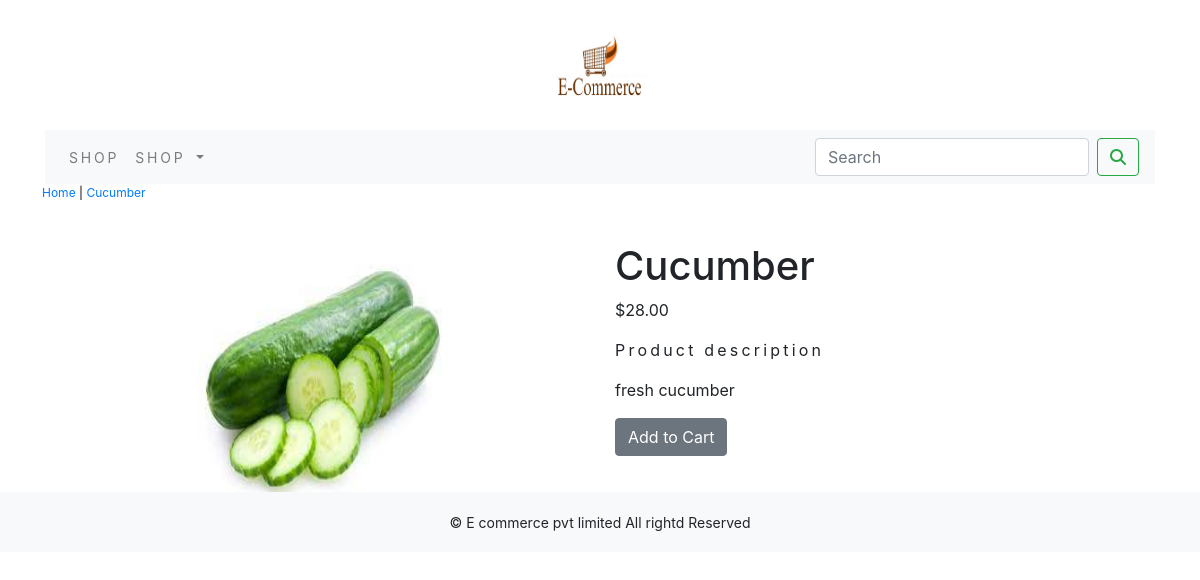
The page /vegetables/cucumber/ on the database its author committed.
### shopapp/models.py (models this page shows, shortened)
class Product(models.Model):
    name=models.CharField(max_length=250,unique=True)
    slug=models.SlugField(max_length=250,unique=True)
    description=models.TextField(blank=True)
    price=models.DecimalField(max_digits=10,decimal_places=2)
    category=models.ForeignKey(Category,on_delete=models.CASCADE)
    image=models.ImageField(upload_to='product',blank=True)
    stock=models.IntegerField()
    available=models.BooleanField(default=True)
    created=models.DateTimeField(auto_now=True)
    updated=models.DateTimeField(auto_now=True)
    class Meta:
        ordering = ('name',)
        verbose_name = 'product'
        verbose_name_plural = 'products'

### shopapp/views.py (the view)
# urls.py: path('<slug:c_slug>/<slug:product_slug>/',views.proDetail,name='prodCatdetail')
def proDetail(request,c_slug,product_slug):
    try:
        product=Product.objects.get(category__slug=c_slug,slug=product_slug)
    except Exception as e:
        raise e
    return render(request,'product.html',{'product':product})

### cart/context_processors.py (called while the page is built)
def counter(request):
    item_count=0
    if 'admin' in request.path:
        return {}
    else:
        try:
            cart=Cart.objects.filter(cart_id=_cart_id(request))
            cart_items=CartItem.objects.all().filter(cart=cart[:1])
            for cart_item in cart_items:
                item_count += cart_item.quantity
        except Cart.DoesNotExist:
            item_count =0
    return dict(item_count=item_count)

### cart/views.py (called while the page is built)
def _cart_id(request):
    cart=request.session.session_key
    if not cart:
        cart=request.session.create()
    return cart

### shopapp/context_processors.py (called while the page is built)
def menu_links(request):
    links=Category.objects.all()
    return dict(links=links)

### shopapp/models.py (called while the page is built)
    def get_url(self):
        return reverse('shopapp:product_by_category',args=[self.slug])

### templates/product.html (shortened to what this page needs)
{% extends 'base.html' %}
{% load static %}
{% block content %}
<div class="row my_prod_row_class">
    <div class="mx_auto">
        <p><a href="{% url 'shopapp:allProdCat' %}">Home</a> | <a href="{{product.category.get_url}}">{{product.name}}</a></p>
    </div>
</div>
<div class="container">
<br>
<div class="row">
    <div class="col-12 col-sm-12 col-md-12 col-lg-6 text-center">
         <div style="min-width:18rem">
            <img src="{{product.image.url}}" alt={{product.name}} style="width:250px;height:250px;">
        </div>
    </div>
        <div class="col-12 col-sm-12 col-md-12 col-lg-6">
            <div>
            <h1 class="my_prod_title">{{product.name}}</h1>
            <p>${{product.price}}</p>
            <p class="my_title">Product description</p>
            <p class="text-justify my_prod_text">{{product.description}}</p>
            {% if product.stock <= 0 %}
                <p class="text-justify my_prod_text"><b>Out Of Stock</b></p>
            {% else %}
                <a class="btn btn-secondary" href="{% url 'cart:add_cart' product.id %}">Add to Cart</a>
            {% endif %}
        </div>
    </div>
    </div>
</div>
</div>
{% endblock %}

### static/css/custom.css (style rules this page uses)
body { font-family: 'Roboto', sans-serif; }
.my_title { font-size:16px; text_transform:uppercase; letter-spacing: .2em; }
.my_prod_row_class { padding-top:15px padding-bottom:20px; }
.my_prod_row_class .mx_auto { color:#000; font-size:12px; text-decoration:none; }
.my_prod_text { padding-right:20px; }

### rows shown on the page
Product: name "Cucumber", image (picture), price "28.00", description "fresh cucumber"
